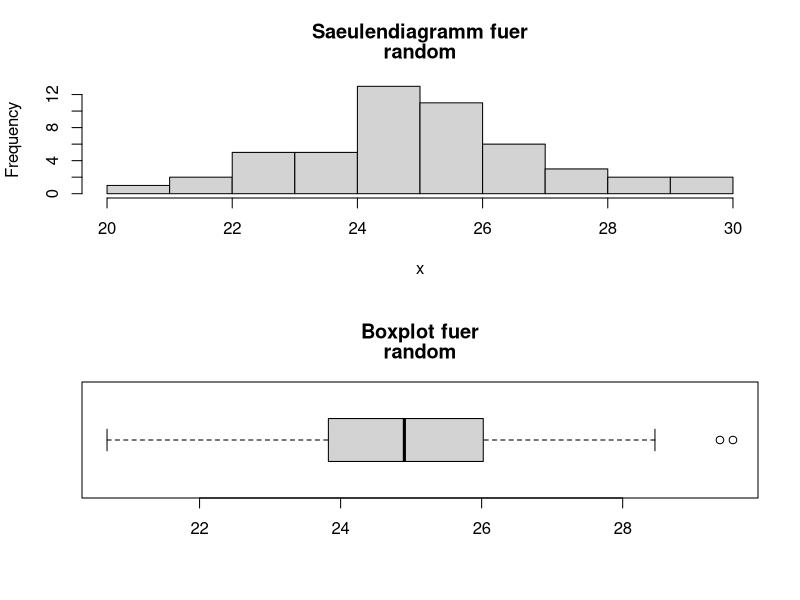
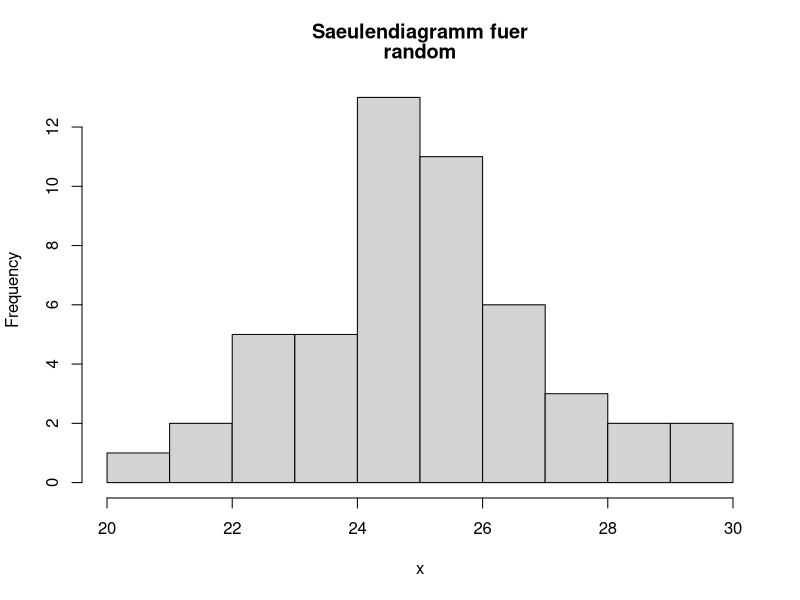
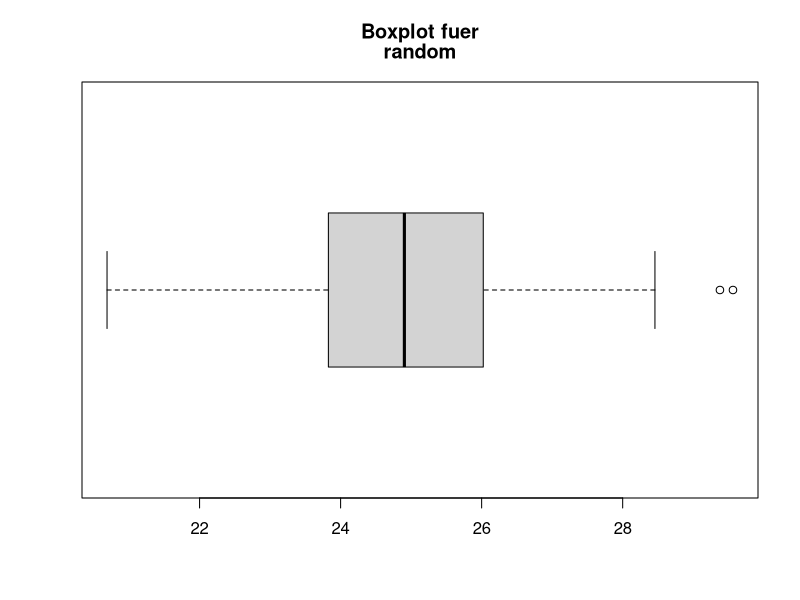
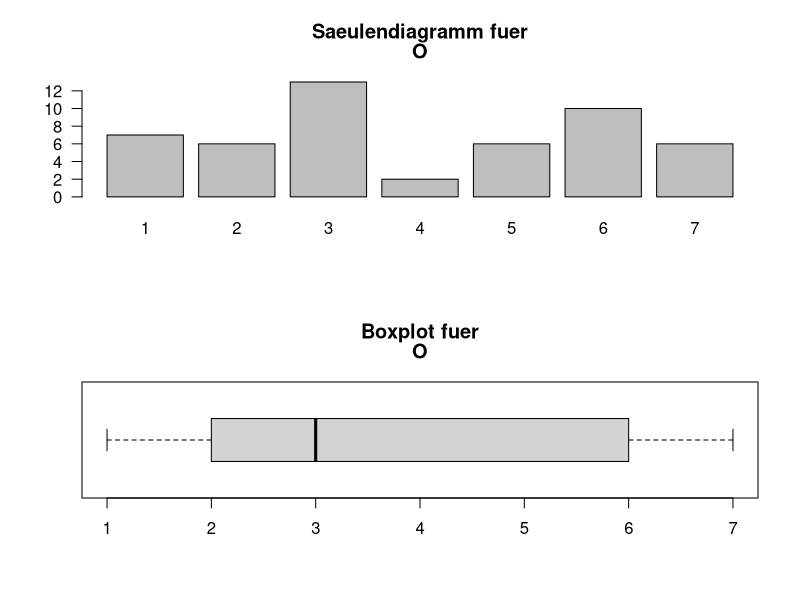
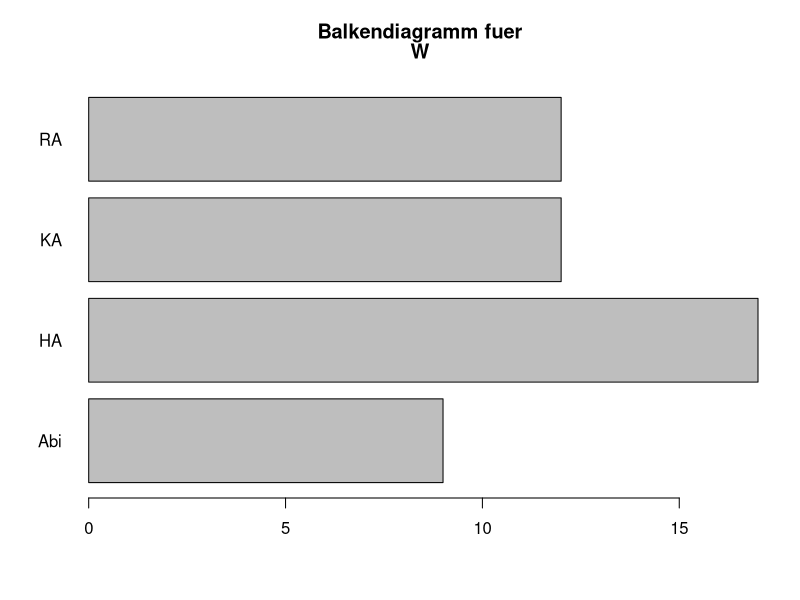

Here is the R script that generated these plots, in order:
# Funktionen-R-Skript 1


# Funktionen a, b, c: Alina, Hannah

# Funktion a) 
# Eine Funktion, die verschiedene geeignete deskriptive Statistiken für metrische 
# Variablen berechnet und ausgibt.

# My_Plots gibt bei plot = 0 fuer den eingegebenen Vektor an Daten ein Histogramm, ein Barplot, ein Boxplot und ein Scatterplot.
# Diese Einstellung ist der default, gibt man der Variable plot einen Wert von 1 bis 4, gibt die Funktion fuer
# 1 das Histogramm, fuer 2 den Boxplot.

random <- rnorm(50, mean = 25, sd = 2)

My_Plots <- function(x, plot = 0){
  # x = Daten
  if(plot == 0){ 
    par(mfrow = c(2,1)) # vier Grafiken in einen Plot 
    # Die unterschiedlichen Grafiken 
    hist(x, main = c("Saeulendiagramm fuer", deparse(substitute(x)))) 
    boxplot(x, horizontal = TRUE, main = c("Boxplot fuer", deparse(substitute(x))))
    par(mfrow = c(1,1)) #setze die parameter zurueck 
  }
  if(plot == 1){
    hist(x, main = c("Saeulendiagramm fuer", deparse(substitute(x))))  
  }
  if(plot == 2){
    boxplot(x, horizontal = TRUE, main = c("Boxplot fuer", deparse(substitute(x))))
  }
  m <- mean(x, na.rm = TRUE)
  s <- sd(x, na.rm=TRUE)
  cat('\n Das aritm. Mittel des Merkmals betraegt:', m, '\n\n Die Standardabweichung des Merkmals betraegt:', s)
}

My_Plots(random)
My_Plots(random, plot = 1)
My_Plots(random, plot = 2)


# Funktion b) 
# Eine Funktion, die verschiedene geeignete desktiptive Statistiken für 
# kategoriale Variablen berechnet und ausgibt 

S <- c("KA", "RA", "Abi", "HA") # Ein Datenbeispiel zum ausprobieren 
W <- sample(S, size = 50, replace = TRUE)
O <- sample(1:7, size=50, replace = TRUE) # Ein ordinales Datenbeispiel

# der Parameter ordinal kann auf FALSE gesetzt werden, wenn ein Boxplot der eingegebenen Daten keinen Sinn ergibt

My_Plots_2 <- function(x, ordinal = TRUE){
  if(ordinal == TRUE){
    #Die Diagramme
      par(mfrow = c(2,1))
      #Ein Stabdiagramm
      barplot(table(x), main = c("Saeulendiagramm fuer", deparse(substitute(x))), las = 1)
      #Ein Boxplot
      boxplot(x, main = c("Boxplot fuer", deparse(substitute(x))), horizontal = TRUE)
      par(mfrow = c(1,1))
    #Die Haufigkeitstabelle 
      print(table(x, dnn = deparse(substitute(x))))
    
      m <- mean(x, na.rm = TRUE)
      s <- sd(x, na.rm=TRUE)
      cat('\n Das aritm. Mittel des Merkmals betraegt:', m, '\n\n Die Standardabweichung des Merkmals betraegt:', s)
  }
  
  if(ordinal == FALSE){
    #Das Stabdiagramm
      barplot(table(x), main = c("Balkendiagramm fuer", deparse(substitute(x))), horiz = TRUE, las = 1)
    #Die Häufigkeitstabelle
      print(table(x, dnn = deparse(substitute(x))))
  }
}
My_Plots_2(O, ordinal = TRUE)
My_Plots_2(W, ordinal = FALSE)



## c) 
#Eine Funktion, die geeignete deskriptive bivariate Statistiken fuer den Zusammenhang zwischen 
#zwei kategorialen Variablen berechnet ausgibt. 

#My_Plot_3 gibt zwei Kreuztabellen, eine mit absoluten Haufigkeiten und eine mit relativen Haufigkeiten, in der Konsole aus.

#Datenvektoren zum ausprobieren
O <- sample(1:7, size=50, replace = TRUE)
P <- sample(1:7, size=50, replace = TRUE)

My_Plots_3 <- function(x,y,both.ordinal = FALSE){
  #x erster Datenvektor, y zweiter Datenvektor
  tabelle <- table(x,y,
                   dnn = c(deparse(substitute(x)), deparse(substitute(y)))) #uebernimmt den Namen des Datenvektors
  cat('Tabelle mit absoluten Haufigkeiten: \n\n')
  print(tabelle)
  cat('\n Tabelle mit relativen Haeufigkeiten: \n\n')
  print(prop.table(tabelle))

  #Wenn beide Merkmale ordinal sind, kann man Spearman Korrelation berechnen:
  if(both.ordinal == TRUE){
    c <- cor(x,y,use = 'complete.obs', method = 'spearman')
    cat('\n\n Die Spearman-Korrelation der beiden Merkmale betraegt:', c)
  }
}

My_Plots_3(O,P,both.ordinal = TRUE)









# Funktionen  d, e, f: Maike, Julia



## d)

# Grundgeruest der Funktion fuer Zusammenhang zwischen einer metrischen und einer dichotomen Variable

# Es werden 2 Summaries der metrischen Variable ausgegeben, getrennt nach den beiden Auspraegungen der dichotomen Variable
# Eingabe: fuer "dich" muss eine dichotome, fuer "met" eine metrische Variable eingegeben werden
# "dich" und "met" sollten zwei Variablen sein, deren n-te Eintraege jeweils von derselben Person stammen

dichmetsummary <- function(dich, met){
  
  if(length(table(dich)) != 2){stop("dich muss eine dichotome Variable sein")} 
     #ueberprueft, ob "dich" genau zwei Auspraegungen hat
  
  if(!is.numeric(met)){stop("met muss eine metrische Variable sein")} 
     # ueberprueft, ob "met" eine metrische variable ist
  
  if(length(met) != length(dich)){stop("dich und met muessen gleiche Laenge haben")} 
     # uberprueft, ob "dich" und "met" die gleiche Laenge haben.


dichfact <- factor(dich, levels = c(names(table(dich))), labels = c(0, 1))
# Umwandlung der dichotomen variable in einen Factor
  
# die Summaries werden als 2-elementige Liste zurueckgegeben:
rgabe <- list(
  # Summary der metrischen Variable nach der ersten im table ausgefuehrten Auspraegung der dichotomen Variable
  summary(met[dichfact == 0]), 
  
  # Summary der metrischen Variable nach der zweiten im table ausgefuehrten Auspraegung der dichotomen Variable
  summary(met[dichfact == 1]),
  
  # Tabelle der beiden Variablen
  table(dich, met, dnn = c(deparse(substitute(dich)), deparse(substitute(met))))
                 # dnn = c(gsub("data\\$", "",deparse(substitute(dich))), gsub("data\\$", "",deparse(substitute(met))))
             # Alternative fuer dnn, womit beim eingeben von data$met/data$dich bei denn dimnames das data$ nicht mit angezeigt wird. Funktioniert nur, wenn der eingelesene
             # Datensatz auch data heisst
)


names(rgabe) <- c(names(table(dich))[1], names(table(dich))[2], "Tabelle")
# zu jeder Summary wird hinzugefuegt, auf welcher Auspraegung der dichotomen Variable die Summary basiert

return(rgabe) # Ausgabe der beiden Summaries
  }







## e)
# Die Funktion kategorisiert eine numerische Variable quantilbasiert in "niedrig", "mittel" und "hoch"

# ordinalskalierte Variablen koennen mit der Hilfsfunktion "ordtonum"
# in Variablen mit numerischen Werten entsprechend ihrer Ordnung
# umgewandelt werden

quantkat <- function(x){
  newob <- NULL # leeres Objekt wird erstellt
uquant <- quantile(as.numeric(names(table(x))), 0.25) # das untere Quartil der sortierten numerischen Werte wird bestimmt
oquant <- quantile(as.numeric(names(table(x))), 0.75) # ebenso das obere Quartil

newob[x <= uquant] <- "niedrig" 
# das untere Quartil dient als obere Grenze der Kategorie "niedrig".
# alles, was unterhalb dieses Quartils liegt, wird der Kategorie "niedrig" zugeordnet.

newob[x > uquant & x < oquant] <- "mittel" 
# die Werte zwischen den beiden Quartilen werden der Kategorie "mittel" zugeordnet

newob[x >= oquant] <- "hoch" 
# das obere Quartil ist die untere Grenze fuer die Kategorie "hoch", alles was darueber liegt, wird "hoch" zugeordnet

newob 
# das in "niedrig", "mittel" und "hoch" kategorisierte Objekt wird ausgegeben.
}




# Beispiel
b <- c(2, 5, 2, 6, 3, 6)

quantkat(b)
# [1] "niedrig" "mittel"  "niedrig" "hoch"    "mittel"  "hoch"





# man koennte auch 0.33 und 0.66 Quantile nehmen, oder eben die Quartile. 
# bei den Quartilen waere die mittlere Kategorie doppelt so gross wie jeweils die Extremen











  
  
##f)

# es werden Visualisierungen fuer drei oder vier Variablen erstellt. Dabei werden zwei Variablen fuer die Achsen verwendet und die dritte durch unterschiedliche
# Farben gezeigt. Die Positionen der drei/ vier Variablen sind dabei fest gewaehlt. Man kann bei drei Variablen nur unterscheiden welche drei von Mathe_Int, Prog_Int, 
# Studienfach und Mathe_LK man gleichzeitig angezeigt werden sollen. Genutzt wird dabei das Paket "ggplot2". 




# muss vorher geladen
install.packages("dplyr")
library(dplyr)
install.packages("ggplot2")
library(ggplot2)


Visual_data <- function(D = data, n = 3, Int_Mathe = TRUE, Int_Prog = TRUE, data_Studiengang = TRUE, MatheLK = FALSE){   # n steht dafuer, wie viele Variablen genutzt werden, moeglich sind 3 oder 4
  if(n == 3 & Int_Mathe == TRUE & Int_Prog == TRUE & data_Studiengang == TRUE & MatheLK == FALSE){
    print(ggplot(D,                                                                          # ggplot wird vom Datensatz erstellt
           aes(y = factor(Mathe_Int),                                                     # Interesse für Mathe auf y-Achse
               x = Prog_Int,                                                              # auf die x-Achse kommt Interesse für Programmieren
               color = Studienfach)) +                                                    # es wird farblich nach Studienfach unterschieden
      geom_jitter(alpha = 1,                                                              # Farbstaerke und Groesse der Punkte im Gitter
                  size = 1.5) + 
      labs(title = "Interesse nach Studienfach",                                          # Die jeweiligen Achsen werden beschriftet
           x = "Interesse an Programmiern", 
           y = "Interesse an Mathe", las = 1) )
  }
  if(n == 3 & Int_Mathe == TRUE & Int_Prog == TRUE & data_Studiengang == FALSE & MatheLK == TRUE){
    print( ggplot(D,                                                                          # ggplot wird vom Datensatz erstellt
           aes(y = factor(Mathe_Int),                                                       # Interesse für Mathe auf y-Achse
               x = Prog_Int,                                                              # auf die x-Achse kommt Interesse für Programmieren
               color = Mathe_LK)) +                                                    # es wird farblich nach Mathe LK unterschieden
      geom_jitter(alpha = 1,                                                              # Farbstaerke und Groesse der Punkte im Gitter
                  size = 1.5) + 
      labs(title = "Interesse nach Mathe LK",                                          # Die jeweiligen Achsen werden beschriftet
           x = "Interesse an Programmiern", 
           y = "Interesse an Mathe", las = 1) )
  }
  if(n == 3 & Int_Mathe == TRUE & Int_Prog == FALSE & data_Studiengang == TRUE & MatheLK == TRUE){
    print( ggplot(D,                                                                          # ggplot wird vom Datensatz erstellt
           aes(y = factor(Mathe_Int),                                                      # Interesse für Mathe auf y-Achse
               x = Studienfach,                                                              # auf die x-Achse kommt das Studienfach
               color = Mathe_LK)) +                                                    # es wird farblich nach Mathe LK unterschieden
      geom_jitter(alpha = 1,                                                              # Farbstaerke und Groesse der Punkte im Gitter
                  size = 1.5) + 
      labs(title = "Mathe LK nach Studenfach und Int. Mathe",                                          # Die jeweiligen Achsen werden beschriftet
           x = "Studienfach", 
           y = "Interesse an Mathe", las = 1))
  }
  if(n == 3 & Int_Mathe == FALSE & Int_Prog == TRUE & data_Studiengang == TRUE & MatheLK == TRUE){
    print(ggplot(D,                                                                          # ggplot wird vom Datensatz erstellt
           aes(y = factor(Prog_Int),                                                      # Interesse für Programmieren auf y-Achse 
               x = Studienfach,                                                              # auf die x-Achse kommt das Studienfach
               color = Mathe_LK)) +                                                    # es wird farblich nach Mathe LK unterschieden
      geom_jitter(alpha = 1,                                                              # Farbstaerke und Groesse der Punkte im Gitter
                  size = 1.5) + 
      labs(title = "Mathe LK bei Studienfach und Int. Programmieren",                                          # Die jeweiligen Achsen werden beschriftet
           x = "Studienfach", 
           y = "Interesse an Programmieren", las = 1) )
  }
  if(n==4 & Int_Mathe == TRUE & Int_Prog == TRUE & data_Studiengang == TRUE & MatheLK == TRUE){
    print(D %>%
      ggplot(aes(y = Mathe_Int, x = Prog_Int, color = Mathe_LK)) +    # ggplot wird erstellt, bei dem die Interessen auf die Achsen kommen und farblich
      # zwischen Mathe_LK ja oder nein entschieden wird
      geom_point() +                                                 # es werden Punkte erstellt
      facet_wrap(vars(Studienfach)) +                                # es wird nach der vierten Variable/ Studienfach unterschieden
      labs(title ="Abhaengigkeit aller vier Variablen",              # Beschriftung wird hinzugef
           subtitle = "Aufgeteilt nach Studienfach",
           x = "Interesse an Programmieren",
           y = "Interesse an Mathe"))
  }
  
  
# Hier werden die Warnings geschrieben, falls die Variablen unzulaessig sind  
  
  # bei den Fall das n=4 ist, wird eine Warnung gegeben, falls nicht alle vier Folgevariablen TRUE gesetzt wurden
  if(n == 4 & !(Int_Mathe == TRUE & Int_Prog == TRUE & data_Studiengang == TRUE & MatheLK == TRUE )){    
    warning("Bei n=4 muessen alle vier Variablen auf TRUE gesetzt werden")
  }
  # bei den Fall das n=3 ist:
  # falls vier statt drei Variablen TRUE gesetzt wurden
  if(n == 3 & Int_Mathe == TRUE & Int_Prog == TRUE & data_Studiengang == TRUE & MatheLK == TRUE){
    warning("Bei n=3 duerfen nur drei Variablen TRUE sein")
  }
  # falls zu wenig Variablen TRUE gesetzt wurden
  if(n== 3 & (Int_Mathe == FALSE & Int_Prog == FALSE & data_Studiengang == TRUE & MatheLK == TRUE | Int_Mathe == FALSE & Int_Prog == TRUE & data_Studiengang == FALSE & MatheLK == TRUE |
              Int_Mathe == FALSE & Int_Prog == TRUE & data_Studiengang == TRUE & MatheLK == FALSE | Int_Mathe == TRUE & Int_Prog == FALSE & data_Studiengang == FALSE & MatheLK == TRUE | 
              Int_Mathe == TRUE & Int_Prog == FALSE & data_Studiengang == TRUE & MatheLK == FALSE | Int_Mathe == TRUE & Int_Prog == TRUE & data_Studiengang == FALSE & MatheLK == FALSE |
              Int_Mathe == FALSE & Int_Prog == FALSE & data_Studiengang == FALSE & MatheLK == FALSE | Int_Mathe == FALSE & Int_Prog == FALSE & data_Studiengang == FALSE & MatheLK == TRUE |
              Int_Mathe == FALSE & Int_Prog == FALSE & data_Studiengang == TRUE & MatheLK == FALSE | Int_Mathe == FALSE & Int_Prog == TRUE & data_Studiengang == FALSE & MatheLK == FALSE |
              Int_Mathe == TRUE & Int_Prog == FALSE & data_Studiengang == FALSE & MatheLK == FALSE )){
    warning("Bei n=3 muessen genau drei Variablen TRUE sein")
  }
  
  # falls das n selbst unzulaessig ist
  if(n != 3 & n!= 4){
    warning("Das n ist unzulaessig. Es wird nur n=3 oder n=4 angenommen")
  }
 }











# Weitere Visualisierung von 3 oder 4 kategorialen Variablen
# Gibt mehrere Barplots aus, die getrennt Auspraegungen einer Variablen
# gemeinsam mit anderen Variablen darstellen

# WICHTIG: fuer a sollte die Variable mit den wenigsten Kategorien gewaehlt werden
# a, b, c, d sind Variablen des Datensatzes, koennen theoretisch in beliebiger Reihenfolge eingegeben werden,
# Empfehlungen:
# a und b Studienfach und Mathe_LK beliebig gewaehlt
# c und d z.B. Mathe_Int, Prog_Int beliebig gewaehlt


# Wenn man 4 Variablen eingibt, wird eine warning ausgegeben, da der einelementige default-Wert von d mit
# einem Vektor verglichen wird und dafuer nur das erste Element des Vektors genommen wird.
# Diese warning kann ignoriert werden, die Funktion laeuft trotzdem wie gewuenscht durch

 
data_vis2 <- function(a, b, c, d = "fehlt"){
  
  if(d == "fehlt"){ # Version falls es nur 3 Variablen gibt, sich der default Wert von d also nicht geaendert hat
    
    par(mfrow = c(ceiling(length(table(a))/2), 2)) # die Anzahl der Auspraegungen der ersten Variable wird auf 2 Spalten aufgeteilt, falls
    # es eine ungerade Anzahl ist, wird aufgerundet, damit auf jeden Fall genug Zeilen da sind
    
    for(i in 1:length(table(a))){ # fuer jede Auspraegung von a wird ein Barplot erstellt
      
      barplot(table(b[a == names(table(a))[i]], c[a == names(table(a))[i]]), beside = TRUE, # die Auspraegungen von a werden
              # mit der for-Schleife durchgegangen. c wird auf der x-Achse aufgetragen und jede Auspraegung von c
              # wird aufgeteilt nach den Auspraegungen von b dargestellt 
              
              legend.text = names(table(b)), # diese Auspraegungen von b werden in der Legende festgehalten
              
              args.legend = list(bg = "transparent", title = deparse(substitute(b))),  # Name der Variable b als Titel und transparenter Hintergrund der Legende
              
              main = c(deparse(substitute(a)), names(table(a))[i]), # im Titel stehen Name der Variable a und die jeweils betrachtete
              # Auspraegung von a
              
              xlab = deparse(substitute(c)), # c wird auf der xAchse abgebildet
              ylab = "Häufigkeit")
    
    } # Ende der for-Schleife
    
  } # Ende der if-Bedingung falls es nur 3 Variablen gibt

  
  
  
  
else{ # Verion falls es 4 Variablen gibt, d also gewaehlt wurde und nicht mehr seinen default Wert besitzt
  
  par(mfrow = c(length(table(a)), 2)) # Layout mit einer Zeile fuer jede Auspraegung von a, jede Zeile wird in 2 Spaltenaufgeteilt die a mit
  # unterschiedlichen anderen Variablen darstellen
  
  for(i in 1:length(table(a))){ # fuer jede Auspraegung von a wird ein Barplot erstellt
    
    # jeweils 1. Spalte: Variablen a, b, c
    barplot(table(b[a == names(table(a))[i]], c[a == names(table(a))[i]]), beside = TRUE, # aufgeteilt nach den Auspraegungen von a werden
            # b und  c gemeinsam dargestellt. Dabei ist c auf der x-Achse aufgetragen und jede der Auspraegungen von c wird getrennt nach den 
            # Auspraegungen von b betrachtet
            
            legend.text = names(table(b)), # diese Auspraegungen von b werden in der Legende festgehalten
            
            args.legend = list(bg = "transparent", title = deparse(substitute(b))), # Name der Variable b als Titel und transparenter Hintergrund der Legende
            
            main = c(deparse(substitute(a)), names(table(a))[i]), # im Titel stehen Name der Variable a und die jeweils betrachtete
            # Auspraegung von a
            
            xlab = deparse(substitute(c)), # c wird auf der xAchse abgebildet
            ylab = "Häufigkeit")
    
    
    
    # jeweils 2. Spalte: Variablen a, b, d
    barplot(table(b[a == names(table(a))[i]], d[a == names(table(a))[i]]), beside = TRUE, # aufgeteilt nach den Auspraegungen von a werden
            # b und  d gemeinsam dargestellt. Dabei ist d auf der x-Achse aufgetragen und jede der Auspraegungen von d wird getrennt nach den 
            # Auspraegungen von b betrachtet
            
            legend.text = names(table(b)), # diese Auspraegungen von b werden in der Legende festgehalten
            
            args.legend = list(bg = "transparent", title = deparse(substitute(b))), # Name der Variable b als Titel und transparenter Hintergrund der Legende 
            
            main = c(deparse(substitute(a)), names(table(a))[i]), # im Titel stehen Name der Variable a und die jeweils betrachtete
            # Auspraegung von a
            
            xlab = deparse(substitute(d)), # d wird auf der xAchse abgebildet
            ylab = "Häufigkeit"
    )
  } # Ende der for-Schleife
  } # Ende der else-Bedingung
}
